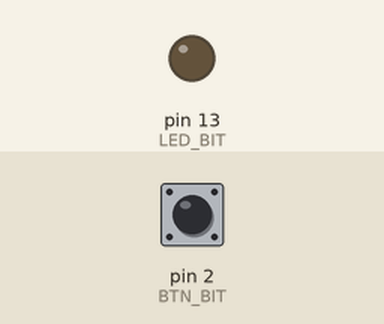
Recording of a sketch running on a simulated Arduino Uno, built with avr-gcc and run on an emulated ATmega328P. On the bench: output pins drawn as LEDs (lit = HIGH). The inputs (shaded band) are chosen by the test bench; at power-on: pin 2 (BTN_BIT) HIGH.

Above: at 1.2 s.
1.3 s: pin 2 (BTN_BIT) pulled LOW for 0.15 s
At 2.5 s:
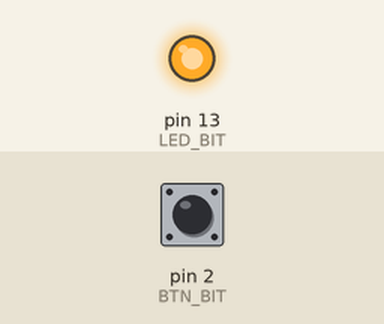
Timing chart, 0 to 4.3 s (numbered marks = the images above; inputs shaded):
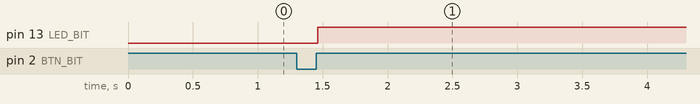

Measured:
- after the input at 1.3 s, pin 13 (LED_BIT): LOW → HIGH after 0.16 s

The sketch:

main.ino
```cpp
#include "gpio.h"
#include <util/delay.h>

#define DEBOUNCE_MS 20
#define HOLD_MS     400

void setup(void)
{
    GPIO_LED_Init();
    GPIO_Button_Init();
}

void loop(void)
{
    static uint8_t last_stable = 0;
    static uint16_t held_ms = 0;
    static uint8_t toggle_state = 0;
    static uint8_t holding_active = 0;

    uint8_t raw = GPIO_Button_Read();

    if (raw == last_stable) {
        if (raw) {
            held_ms += DEBOUNCE_MS;
            if (held_ms >= HOLD_MS && !holding_active) {
                holding_active = 1;
                GPIO_LED_On();
            }
        }
    } else {
        last_stable = raw;
        held_ms = 0;

        if (!raw) {
            if (holding_active) {
                holding_active = 0;
                if (toggle_state) {
                    GPIO_LED_On();
                } else {
                    GPIO_LED_Off();
                }
            } else {
                toggle_state = !toggle_state;
                GPIO_LED_Toggle();
            }
        }
    }

    _delay_ms(DEBOUNCE_MS);
}
```

gpio.c
```cpp
#include "gpio.h"

#define LED_DDR   DDRB
#define LED_PORT  PORTB
#define LED_BIT   PB5

#define BTN_DDR   DDRD
#define BTN_PORT  PORTD
#define BTN_PIN   PIND
#define BTN_BIT   PD2

void GPIO_LED_Init(void)
{
    LED_DDR |= (1 << LED_BIT);
    LED_PORT &= ~(1 << LED_BIT);
}

void GPIO_LED_On(void)
{
    LED_PORT |= (1 << LED_BIT);
}

void GPIO_LED_Off(void)
{
    LED_PORT &= ~(1 << LED_BIT);
}

void GPIO_LED_Toggle(void)
{
    PINB = (1 << LED_BIT);
}

void GPIO_Button_Init(void)
{
    BTN_DDR &= ~(1 << BTN_BIT);
    BTN_PORT |= (1 << BTN_BIT);
}

uint8_t GPIO_Button_Read(void)
{
    return !(BTN_PIN & (1 << BTN_BIT));
}
```

gpio.h
```cpp
#ifndef GPIO_H
#define GPIO_H

#include <avr/io.h>
#include <stdint.h>

#ifdef __cplusplus
extern "C" {
#endif

void GPIO_LED_Init(void);
void GPIO_LED_On(void);
void GPIO_LED_Off(void);
void GPIO_LED_Toggle(void);

void GPIO_Button_Init(void);
uint8_t GPIO_Button_Read(void);

#ifdef __cplusplus
}
#endif

#endif
```
